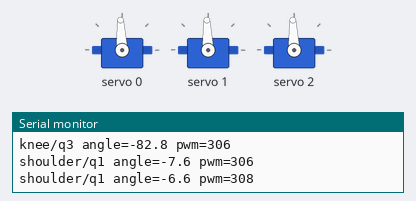
A sketch run on a simulated ESP32. On the bench: 3 × servo, the last lines printed to the serial monitor.

Above: at 1.05 s.
At 1.8 s:
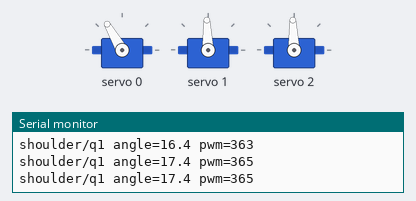
At 2.55 s:
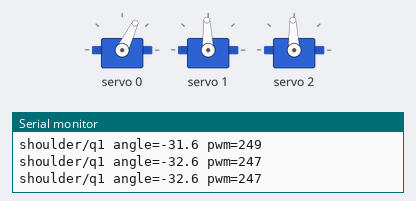
At 4.05 s:
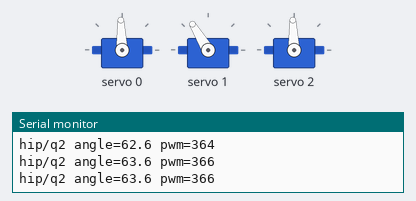
At 5.8 s:
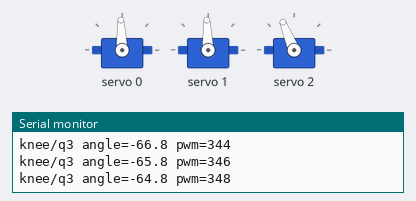
At 7.1 s:
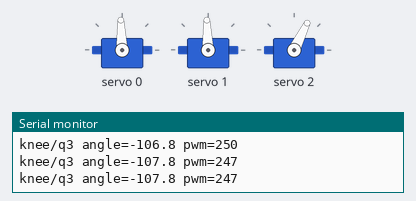
Timing chart, 0 to 10.9 s (numbered marks = the images above):
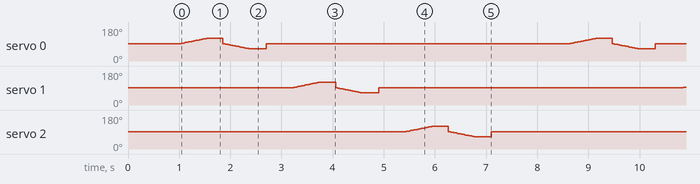

The sketch:

esp32_one_left_leg.ino
```cpp
/*
  SpotMicro - ESP32 control for one leg
  PCA9685 servo driver over I2C

  Install the Adafruit PWM Servo Driver Library before compiling.
  This sketch defaults to the left-front leg (LF).

  Channel 0 = shoulder/q1, channel 1 = hip/q2, channel 2 = knee/q3.
  GPIO 21 and GPIO 22 remain the ESP32 I2C SDA and SCL pins.
*/

#include <Wire.h>
#include <Adafruit_PWMServoDriver.h>

Adafruit_PWMServoDriver pca9685(0x40);

constexpr uint8_t I2C_SDA = 21;
constexpr uint8_t I2C_SCL = 22;
constexpr uint16_t PWM_FREQUENCY_HZ = 50;

// SpotMicro calibrated servo limit and PCA9685 values.
constexpr float MAX_JOINT_ANGLE_DEG = 82.5f;
constexpr uint16_t PWM_MIN = 80;
constexpr uint16_t PWM_MAX = 520;

struct Joint {
  const char* name;
  uint8_t channel;
  int16_t centerPwm;
  int16_t rangePwm;
  int8_t direction;
  float centerAngleDeg;
};

// Standard leg order: channel 0 = shoulder/q1, 1 = hip/q2, 2 = knee/q3.
// Calibration values below are for the left-front leg (LF).
Joint leg[] = {
  {"shoulder/q1", 0, 306, 389, 1, -7.6f},
  {"hip/q2",      1, 306, 397, 1, 38.6f},
  {"knee/q3",     2, 306, 387, 1, -82.8f}
};

constexpr size_t JOINT_COUNT = sizeof(leg) / sizeof(leg[0]);

uint16_t angleToPwm(const Joint& joint, float angleDeg) {
  angleDeg = constrain(angleDeg,
                       joint.centerAngleDeg - MAX_JOINT_ANGLE_DEG,
                       joint.centerAngleDeg + MAX_JOINT_ANGLE_DEG);

  const float pwm = joint.centerPwm +
                    joint.direction * (angleDeg - joint.centerAngleDeg) *
                    joint.rangePwm / (2.0f * MAX_JOINT_ANGLE_DEG);
  return constrain(static_cast<int>(lroundf(pwm)), PWM_MIN, PWM_MAX);
}

void writeJoint(const Joint& joint, float angleDeg) {
  const uint16_t pwm = angleToPwm(joint, angleDeg);
  pca9685.setPWM(joint.channel, 0, pwm);

  Serial.print(joint.name);
  Serial.print(" angle=");
  Serial.print(angleDeg, 1);
  Serial.print(" pwm=");
  Serial.println(pwm);
}

void moveJoint(const Joint& joint, float targetAngleDeg, uint16_t stepDelayMs) {
  const float startAngleDeg = joint.centerAngleDeg;
  const int step = targetAngleDeg >= startAngleDeg ? 1 : -1;

  for (float angleDeg = startAngleDeg;
       (step > 0 && angleDeg <= targetAngleDeg) ||
       (step < 0 && angleDeg >= targetAngleDeg);
       angleDeg += step) {
    writeJoint(joint, angleDeg);
    delay(stepDelayMs);
  }
  writeJoint(joint, targetAngleDeg);
}

void moveLegToNeutral() {
  for (size_t index = 0; index < JOINT_COUNT; ++index) {
    writeJoint(leg[index], leg[index].centerAngleDeg);
  }
  delay(1000);
}

void setup() {
  Serial.begin(115200);
  Wire.begin(I2C_SDA, I2C_SCL);

  Serial.println("SpotMicro one-leg servo test");
  Serial.println("WARNING: keep the leg unloaded and verify channel order first.");

  pca9685.begin();
  pca9685.setOscillatorFrequency(27000000);
  pca9685.setPWMFreq(PWM_FREQUENCY_HZ);
  delay(10);

  moveLegToNeutral();
}

void loop() {
  // Test one joint at a time so the leg is easier to observe and stop.
  for (size_t index = 0; index < JOINT_COUNT; ++index) {
    moveJoint(leg[index], leg[index].centerAngleDeg + 25.0f, 20);
    delay(300);
    moveJoint(leg[index], leg[index].centerAngleDeg - 25.0f, 20);
    delay(300);
    moveJoint(leg[index], leg[index].centerAngleDeg, 20);
    delay(500);
  }

  delay(1000);
}
```
